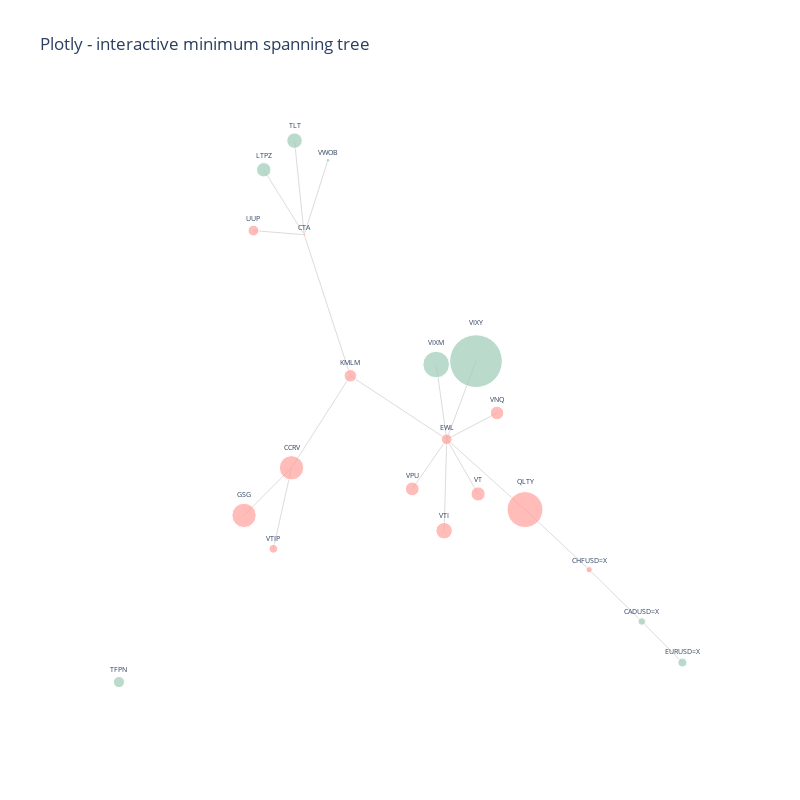

The cell this chart's notebook holds for it:
### Code cell
figEtf = plot_graph(etfData, 0.3)

#TODO ?

# Save interactive vis to json
#figEtf.write_json(etfGraphJsonFile)
#figEtf.write_image("assets/stock_correlations2.png", format='png')
#figEtf.write_image("assets/stock_correlations2.svg", format='svg')
#figEtf.write_image("assets/stock_correlations2.webp", format='webp')

#figEtf2 = px.scatter()
#figEtf2.write_html(etfGraphImgFile)

### Figure 1 — Plotly figure (JSON) as saved in the notebook; plotly's stock layout.template omitted (floating-point values rounded to 4 significant figures)
{"data": [{"hoverinfo": "none", "line": {"color": "#DCDCDC", "width": 1}, "mode": "lines", "showlegend": false, "type": "scatter", "x": [0.8576, 0.6726, null, 0.8576, 1, null, -0.3729, -0.5396, null, -0.3729, -0.1662, null, -0.3729, -0.4365, null, 0.6726, 0.4473, null, -0.3283, -0.1662, null, -0.3283, -0.4703, null, -0.3283, -0.3623, null, -0.3283, -0.5066, null, -0.3283, -0.2449, null, 0.1724, -0.1662, null, 0.1724, 0.4473, null, 0.1724, 0.1353, null, 0.1724, 0.2751, null, 0.1724, 0.3491, null, 0.1724, 0.05119, null, 0.1724, 0.2826, null, 0.1724, 0.1632, null], "y": [-0.4013, -0.2941, null, -0.4013, -0.4863, null, -0.08312, -0.1816, null, -0.08312, 0.1073, null, -0.08312, -0.2508, null, -0.2941, -0.1696, null, 0.3994, 0.1073, null, 0.3994, 0.5338, null, 0.3994, 0.5941, null, 0.3994, 0.4079, null, 0.3994, 0.5536, null, -0.02409, 0.1073, null, -0.02409, -0.1696, null, -0.02409, 0.1307, null, -0.02409, 0.1376, null, -0.02409, 0.03043, null, -0.02409, -0.1268, null, -0.02409, -0.1372, null, -0.02409, -0.2134, null]}, {"hoverinfo": "text", "hovertext": ["<b>CADUSD=X</b><br>Annualized Returns: 2.3%<br>Annualized Volatility: 7.1%<br><br>Strongest correlations with: <br>EURUSD=X: 0.53<br>CHFUSD=X: 0.44<br>QLTY: -0.27<br><br>Weakest correlations with: <br>VTI: -0.00<br>VT: -0.01<br>LTPZ: -0.01<br>", "<b>CCRV</b><br>Annualized Returns: -23.6%<br>Annualized Volatility: 21.2%<br><br>Strongest correlations with: <br>GSG: 0.92<br>KMLM: 0.35<br>VTIP: 0.35<br><br>Weakest correlations with: <br>CHFUSD=X: -0.01<br>EURUSD=X: -0.03<br>CTA: -0.04<br>", "<b>CHFUSD=X</b><br>Annualized Returns: -1.6%<br>Annualized Volatility: 7.9%<br><br>Strongest correlations with: <br>EURUSD=X: 0.75<br>CADUSD=X: 0.44<br>QLTY: -0.32<br><br>Weakest correlations with: <br>VWOB: -0.00<br>KMLM: 0.00<br>CCRV: -0.01<br>", "<b>CTA</b><br>Annualized Returns: -0.3%<br>Annualized Volatility: 17.2%<br><br>Strongest correlations with: <br>UUP: 0.41<br>VTIP: -0.41<br>KMLM: 0.40<br><br>Weakest correlations with: <br>QLTY: -0.00<br>GSG: -0.03<br>VIXM: 0.03<br>", "<b>EURUSD=X</b><br>Annualized Returns: 3.2%<br>Annualized Volatility: 7.8%<br><br>Strongest correlations with: <br>CHFUSD=X: 0.75<br>CADUSD=X: 0.53<br>QLTY: -0.31<br><br>Weakest correlations with: <br>KMLM: 0.01<br>TFPN: 0.02<br>VTI: -0.02<br>", "<b>EWL</b><br>Annualized Returns: -4.6%<br>Annualized Volatility: 16.4%<br><br>Strongest correlations with: <br>VT: 0.81<br>VTI: 0.74<br>VNQ: 0.62<br><br>Weakest correlations with: <br>CADUSD=X: 0.02<br>EURUSD=X: -0.02<br>CHFUSD=X: -0.07<br>", "<b>GSG</b><br>Annualized Returns: -23.5%<br>Annualized Volatility: 24.2%<br><br>Strongest correlations with: <br>CCRV: 0.92<br>KMLM: 0.36<br>VTIP: 0.35<br><br>Weakest correlations with: <br>CHFUSD=X: -0.02<br>CTA: -0.03<br>EURUSD=X: -0.04<br>", "<b>KMLM</b><br>Annualized Returns: -6.3%<br>Annualized Volatility: 17.2%<br><br>Strongest correlations with: <br>VWOB: -0.49<br>TLT: -0.46<br>CTA: 0.40<br><br>Weakest correlations with: <br>CHFUSD=X: 0.00<br>EURUSD=X: 0.01<br>VIXY: 0.10<br>", "<b>LTPZ</b><br>Annualized Returns: 8.3%<br>Annualized Volatility: 18.5%<br><br>Strongest correlations with: <br>TLT: 0.81<br>VTIP: 0.68<br>VWOB: 0.58<br><br>Weakest correlations with: <br>CADUSD=X: -0.01<br>EURUSD=X: 0.02<br>CHFUSD=X: 0.02<br>", "<b>QLTY</b><br>Annualized Returns: -51.3%<br>Annualized Volatility: 9.7%<br><br>Strongest correlations with: <br>VTI: 0.88<br>VT: 0.82<br>VIXY: -0.55<br><br>Weakest correlations with: <br>CTA: -0.00<br>VTIP: 0.07<br>TFPN: -0.09<br>", "<b>TFPN</b><br>Annualized Returns: 5.0%<br>Annualized Volatility: 6.3%<br><br>Strongest correlations with: <br>KMLM: 0.22<br>CCRV: 0.12<br>LTPZ: -0.12<br><br>Weakest correlations with: <br>VTIP: -0.00<br>VT: -0.01<br>VIXM: 0.01<br>", "<b>TLT</b><br>Annualized Returns: 9.5%<br>Annualized Volatility: 17.6%<br><br>Strongest correlations with: <br>LTPZ: 0.81<br>VWOB: 0.59<br>KMLM: -0.46<br><br>Weakest correlations with: <br>VIXM: -0.01<br>VIXY: 0.01<br>CADUSD=X: -0.04<br>", "<b>UUP</b><br>Annualized Returns: -4.6%<br>Annualized Volatility: 7.5%<br><br>Strongest correlations with: <br>EWL: -0.62<br>VT: -0.54<br>VWOB: -0.51<br><br>Weakest correlations with: <br>CHFUSD=X: -0.01<br>EURUSD=X: -0.02<br>CADUSD=X: -0.04<br>", "<b>VIXM</b><br>Annualized Returns: 28.3%<br>Annualized Volatility: 28.6%<br><br>Strongest correlations with: <br>VIXY: 0.92<br>VT: -0.75<br>VTI: -0.75<br><br>Weakest correlations with: <br>TFPN: 0.01<br>TLT: -0.01<br>EURUSD=X: 0.03<br>", "<b>VIXY</b><br>Annualized Returns: 111.2%<br>Annualized Volatility: 65.7%<br><br>Strongest correlations with: <br>VIXM: 0.92<br>VT: -0.76<br>VTI: -0.76<br><br>Weakest correlations with: <br>TLT: 0.01<br>CADUSD=X: 0.01<br>EURUSD=X: 0.02<br>", "<b>VNQ</b><br>Annualized Returns: -7.3%<br>Annualized Volatility: 20.4%<br><br>Strongest correlations with: <br>VTI: 0.76<br>VT: 0.75<br>VPU: 0.69<br><br>Weakest correlations with: <br>CHFUSD=X: -0.02<br>EURUSD=X: 0.02<br>CADUSD=X: 0.02<br>", "<b>VPU</b><br>Annualized Returns: -7.5%<br>Annualized Volatility: 17.9%<br><br>Strongest correlations with: <br>VNQ: 0.69<br>QLTY: 0.53<br>VTI: 0.52<br><br>Weakest correlations with: <br>CADUSD=X: -0.02<br>CHFUSD=X: -0.04<br>EURUSD=X: -0.06<br>", "<b>VT</b><br>Annualized Returns: -8.0%<br>Annualized Volatility: 16.9%<br><br>Strongest correlations with: <br>VTI: 0.98<br>QLTY: 0.82<br>EWL: 0.81<br><br>Weakest correlations with: <br>TFPN: -0.01<br>CADUSD=X: -0.01<br>EURUSD=X: -0.03<br>", "<b>VTI</b><br>Annualized Returns: -10.8%<br>Annualized Volatility: 18.3%<br><br>Strongest correlations with: <br>VT: 0.98<br>QLTY: 0.88<br>VNQ: 0.76<br><br>Weakest correlations with: <br>CADUSD=X: -0.00<br>TFPN: 0.02<br>EURUSD=X: -0.02<br>", "<b>VTIP</b><br>Annualized Returns: -3.0%<br>Annualized Volatility: 3.3%<br><br>Strongest correlations with: <br>LTPZ: 0.68<br>VWOB: 0.48<br>TLT: 0.45<br><br>Weakest correlations with: <br>TFPN: -0.00<br>EURUSD=X: 0.06<br>CHFUSD=X: 0.06<br>", "<b>VWOB</b><br>Annualized Returns: 0.6%<br>Annualized Volatility: 10.7%<br><br>Strongest correlations with: <br>VT: 0.61<br>TLT: 0.59<br>LTPZ: 0.58<br><br>Weakest correlations with: <br>CHFUSD=X: -0.00<br>EURUSD=X: 0.02<br>TFPN: -0.03<br>"], "marker": {"color": ["#9eccb7", "#ffa09b", "#ffa09b", "#ffa09b", "#9eccb7", "#ffa09b", "#ffa09b", "#ffa09b", "#9eccb7", "#ffa09b", "#9eccb7", "#9eccb7", "#ffa09b", "#9eccb7", "#9eccb7", "#ffa09b", "#ffa09b", "#ffa09b", "#ffa09b", "#ffa09b", "#9eccb7"], "line": {"width": 1}, "size": [7.585, 24.27, 6.314, 2.827, 8.988, 10.74, 24.24, 12.51, 14.38, 35.81, 11.14, 15.44, 10.72, 26.58, 52.72, 13.5, 13.71, 14.13, 16.41, 8.636, 3.775]}, "mode": "markers+text", "showlegend": false, "text": ["CADUSD=X", "CCRV", "CHFUSD=X", "CTA", "EURUSD=X", "EWL", "GSG", "KMLM", "LTPZ", "QLTY", "TFPN", "TLT", "UUP", "VIXM", "VIXY", "VNQ", "VPU", "VT", "VTI", "VTIP", "VWOB"], "textfont": {"size": 7}, "textposition": "top center", "type": "scatter", "x": [0.8576, -0.3729, 0.6726, -0.3283, 1, 0.1724, -0.5396, -0.1662, -0.4703, 0.4473, -0.9789, -0.3623, -0.5066, 0.1353, 0.2751, 0.3491, 0.05119, 0.2826, 0.1632, -0.4365, -0.2449], "y": [-0.4013, -0.08312, -0.2941, 0.3994, -0.4863, -0.02409, -0.1816, 0.1073, 0.5338, -0.1696, -0.5266, 0.5941, 0.4079, 0.1307, 0.1376, 0.03043, -0.1268, -0.1372, -0.2134, -0.2508, 0.5536]}], "layout": {"autosize": false, "height": 800, "hovermode": "closest", "plot_bgcolor": "#fff", "showlegend": false, "title": {"text": "Plotly - interactive minimum spanning tree"}, "width": 800, "xaxis": {"showgrid": false, "showline": false, "showticklabels": false, "ticks": "", "title": {"font": {"size": 20}, "text": ""}, "zeroline": false}, "yaxis": {"showgrid": false, "showline": false, "showticklabels": false, "ticks": "", "title": {"font": {"size": 20}, "text": ""}, "zeroline": false}}}
